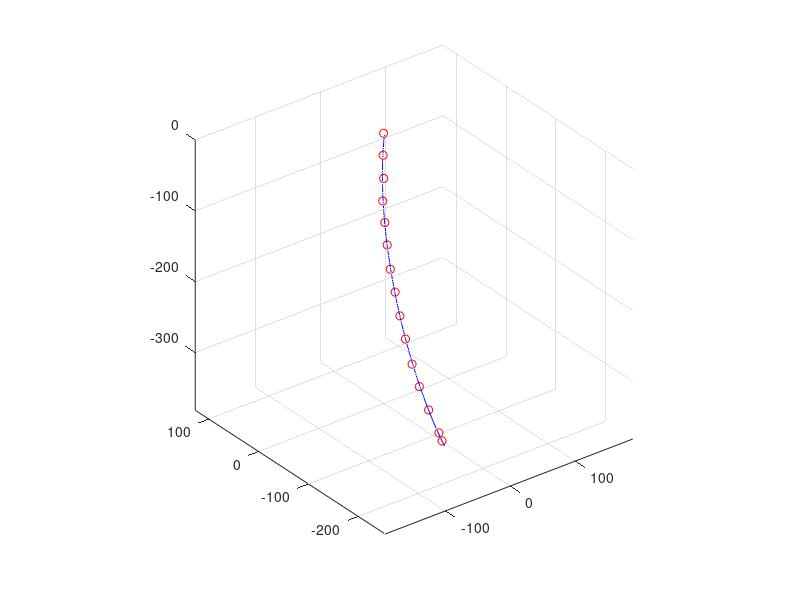

The MATLAB source for this figure:
% Fit a 3D spline to the experimental data
clear all
clc


% Microscribe raw data (i.e coordinate rotated and shifted ) 
exp = [58.9918 102.2966 469.5804
58.4771 102.5073 438.5296
58.5755 101.2031 406.5011
56.1309 98.9676 376.4128
57.0192 94.9790 347.8166
58.0840 90.6228 318.1192
59.2346 84.3938 286.8233
61.9994 76.8096 257.7029
63.7257 67.1062 228.7447
65.4595 55.4157 201.7575
67.2323 40.9406 173.2158
70.4234 27.3179 147.7585
74.2034 9.4783 123.0506
78.0304 -11.0768 100.3862
78.1835 -19.2977 93.1777


];

% rotation and shifting the center
exp = (exp-exp(1,:))*rotz(11);

t = [1:1:length(exp)]'; % no of points collected in exp

% simulate measurement 
xMeasured = exp(:,1);
yMeasured = exp(:,2);
zMeasured = exp(:,3);

% plot simulated measurements
plot3(xMeasured, yMeasured, zMeasured,'or')
hold on
grid on

% least squares fit 
% basically a polynomial for each of x,y and z data. Example here we are fitting a ploynomial of at^3+b*t^2+c*t+d 
% and finding the least sqaure fit for a,b,c,d for each of the data
% A = [t.^2, t, t./t];% two degree fit
A = [t.^3,t.^2, t, t./t]; % 3 degree fit
pxEstimated = A\xMeasured;
pyEstimated = A\yMeasured;
pzEstimated = A\zMeasured;

% plotting the  fit data with finer stepsize
fitx = polyval(pxEstimated,(1:.1:length(exp)));
fity = polyval(pyEstimated,(1:.1:length(exp)));
fitz = polyval(pzEstimated,(1:.1:length(exp)));
hold on
plot3(fitx,fity,fitz,'b')
axis equal

% saving the spline data in meters and changing the direction of z axis
exp_data = [fitx' fity' -fitz']*1e-3;
save('data12_0.mat','exp_data')